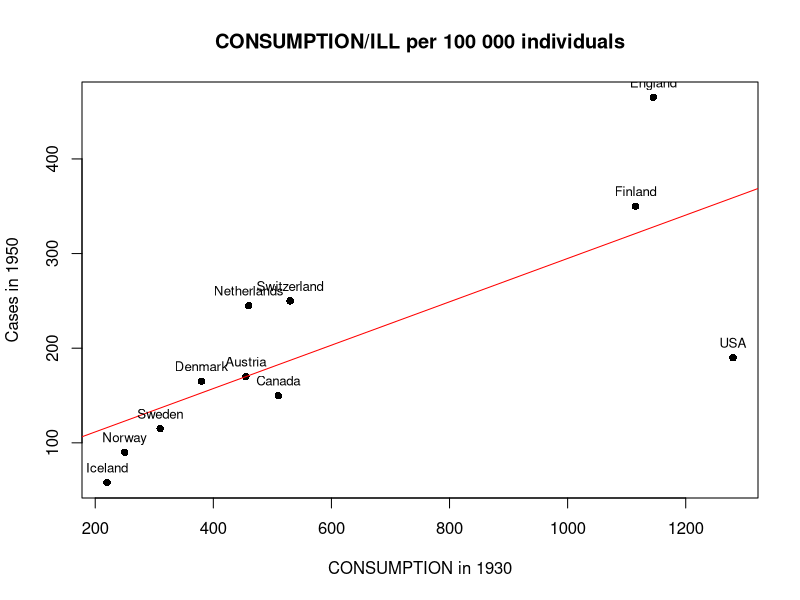
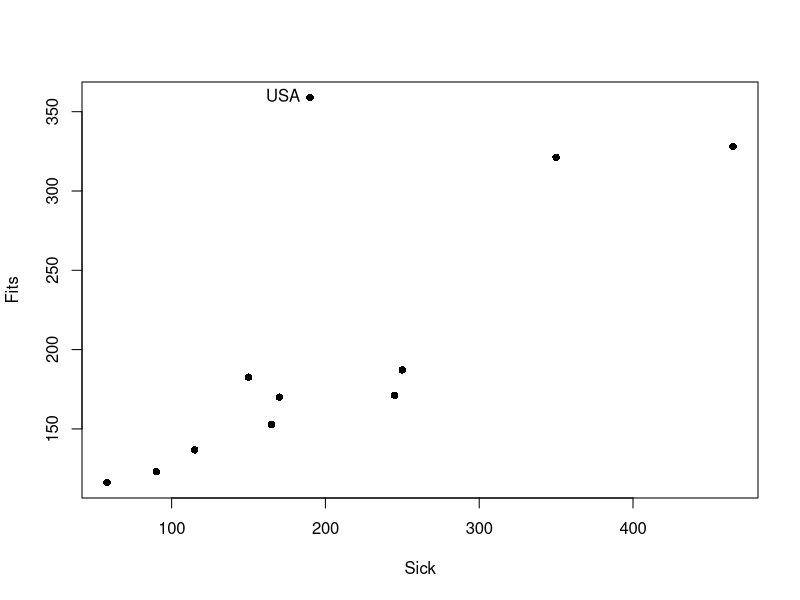
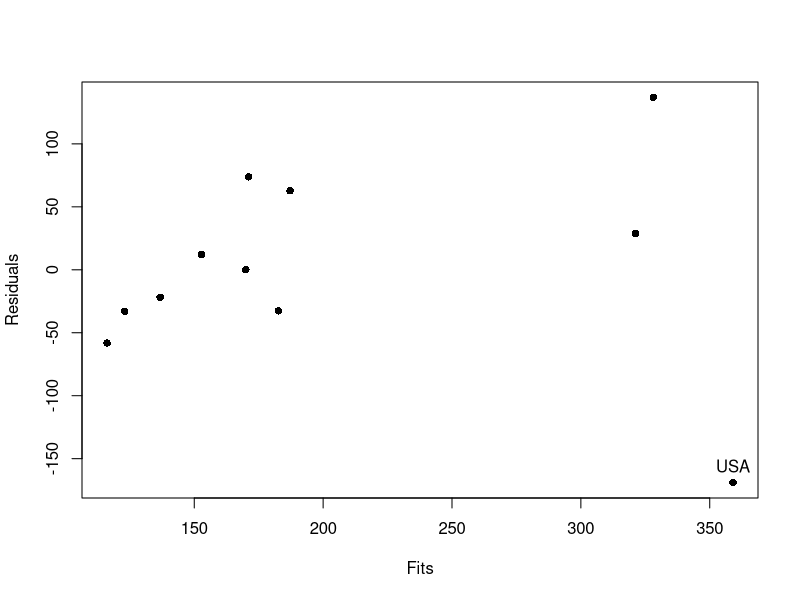
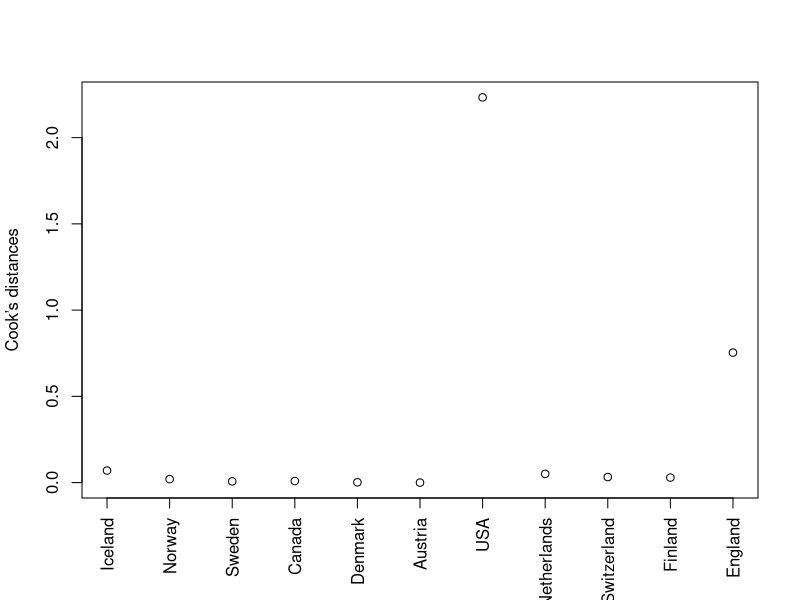

Source code (R) for these figures, in order:
## ---- chunk 1
smoking <- read.table("tobacco.txt",header=T,sep="\t")
model <- lm(ILL~CONSUMPTION,data=smoking)
countries <- c("Iceland","Norway","Sweden","Canada","Denmark",
"Austria","USA","Netherlands","Switzerland","Finland",
"England")

plot(smoking$CONSUMPTION,smoking$ILL, ylab="Cases in 1950",
xlab="CONSUMPTION in 1930", pch=16,
main="CONSUMPTION/ILL per 100 000 individuals")
abline(model,col="red")
text(smoking$CONSUMPTION, smoking$ILL, labels=countries, cex= 0.8,
pos=3)
## ---- chunk 2
FIT <- model$fit
RES <- model$res
FIT 
RES
## ---- chunk 3
plot(smoking$ILL,FIT, ylab="Fits",xlab="Sick",pch=16)
text(smoking$ILL,FIT, labels = ifelse(rownames(smoking)=="7",
countries, NA),pos=2)
## ---- chunk 4
plot(FIT,RES, xlab="Fits",ylab="Residuals",pch=16)
text(FIT,RES, labels = ifelse(rownames(smoking)=="7",
countries, NA),pos=3)
## ---- chunk 5
cooksd <- cooks.distance(model)
x <-plot(cooksd,xaxt="n",xlab=" ",ylab="Cook’s distances")
axis(side=1,at=1:11, labels=countries,las=2 )
## ---- chunk 6
smoking2 <- smoking[-7,]
model2 <- lm(ILL~CONSUMPTION,data=smoking2)
summary(model2)
